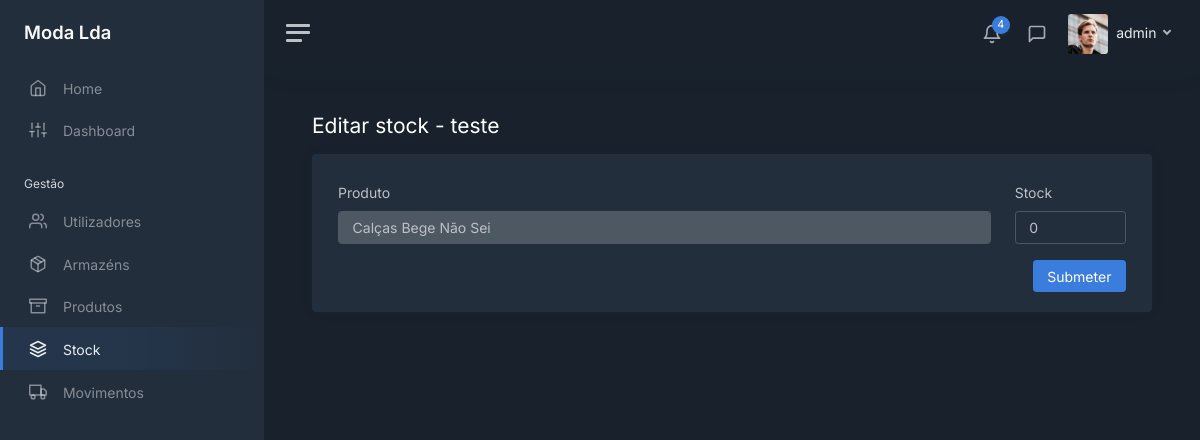
The app's page /stock/1/products/1 (signed in), older data.
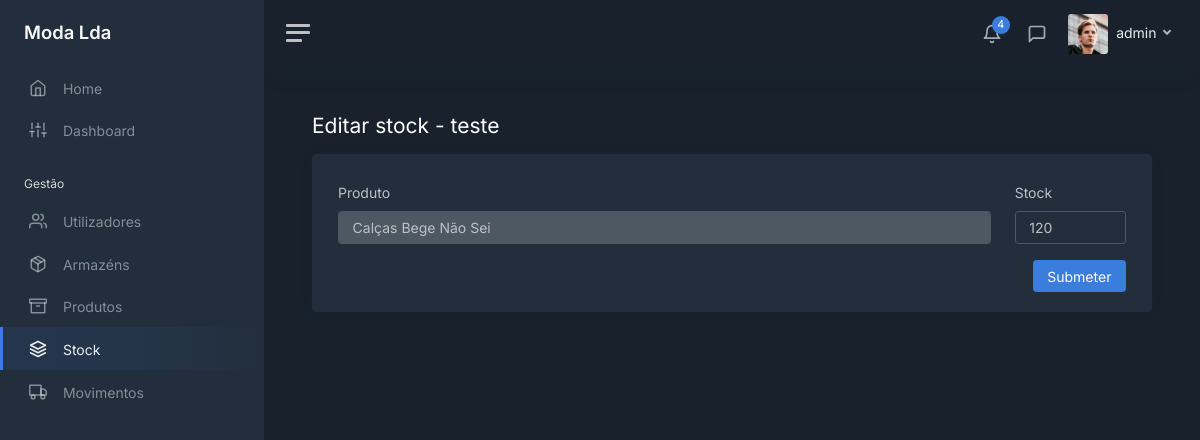
The same page, newer data.
### modules/main/models.py (models this page shows, shortened)
class Product_Warehouse(db.Model):
    __tablename__ = 'products_warehouses'
    __table_args__ = {'extend_existing': True}
    product_id = db.Column(db.Integer, ForeignKey(Product.id), primary_key=True)
    warehouse_id = db.Column(db.Integer, ForeignKey(Warehouse.id), primary_key=True)
    quantity = db.Column(db.Integer)
    product = relationship('Product', foreign_keys='Product_Warehouse.product_id')
    warehouse = relationship('Warehouse', foreign_keys='Product_Warehouse.warehouse_id')

### modules/main/views.py (the view)
@bp.route('/stock/<int:warehouse_id>/products/<int:product_id>', methods=['GET'])
@login_required
def view_stock_warehouse_product(warehouse_id, product_id):
    warehouse = Warehouse.query.filter_by(id=warehouse_id).first_or_404()
    Product.query.filter_by(id=product_id).first_or_404()
    query = text('''
         SELECT
            products.id as id,
            products.name AS name,
            products_warehouses.quantity AS quantity
        FROM
            products
        LEFT JOIN
            products_warehouses ON products_warehouses.product_id = products.id AND products_warehouses.warehouse_id = :warehouse_id
        LEFT JOIN
            warehouses ON warehouses.id = products_warehouses.warehouse_id
        WHERE products.id = :product_id
    ''')
    result = db.session.execute(query, {'warehouse_id': warehouse_id, 'product_id': product_id}).one()
    return render_template('stock/stock_edit.html', user=current_user, tab="stock",
                           warehouse=warehouse, product=result)

### modules/login/models.py (called while the page is built)
@login_manager.user_loader
def load_user(user_id):
    return User.query.get(int(user_id))

### modules/main/templates/stock/stock_edit.html (shortened to what this page needs)
<!DOCTYPE html>
<html lang="en">
<head>
    <link href="/static/css/dashboard.css" rel="stylesheet">
    <link href="https://cdn.datatables.net/1.13.7/css/dataTables.bootstrap5.min.css" rel="stylesheet">
</head>
{% extends 'sidebar.html' %}
{% block content %}
    <div class="row">
        <div class="col float-start">
            <h1 class="h3 mb-3">Editar stock - {{ warehouse.name }}
            </h1>
        </div>
    </div>
    <div class="card">
        <div class="card-body">
            <div class="container-fluid">
                <form method="post" action="">
                    <div class="row">
                        <div class="col-8 col-md-10 mt-2">
                            <label for="product" class="form-label">Produto</label>
                            <input class="form-control" id="product" value="{{ product.name }}" disabled="disabled">
                        </div>
                        <div class="col-4 col-md-2 mt-2">
                            <label for="stock" class="form-label">Stock</label>
                            <input class="form-control" id="stock" name="stock" value="{% if product.quantity is none %}0{% else %}{{ product.quantity }}{% endif %}">
                        </div>
                    </div>
                    <div class="row mt-3">
                        <div class="col d-flex justify-content-end">
                            <button type="submit" class="btn btn-primary">Submeter</button>
                        </div>
                    </div>
                </form>
            </div>
        </div>
{% endblock %}

Row changes from the older to the newer data that the page shows:
added Product_Warehouse: stock "120"
Text that changed along with them:
form field stock: "0" → (not shown)
